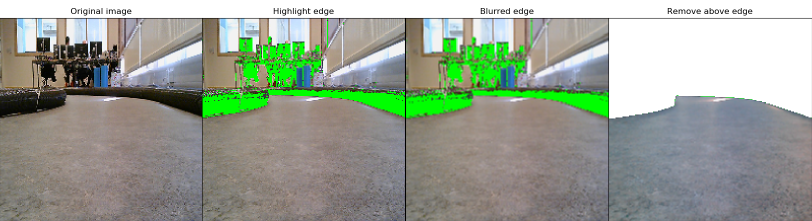
#> input picture preprocessing/Processing process.png, 1623 x 442 px, given as the content of the folder input/, which was not available (shown at 1/2 size)
$ python aug.py
#> lines starting #> are read from the running program, lines starting #| are printed output that depends on the picture; pictures that were not available may be replaced by others from this repository, and a replacement may not be noted
### preprocessing/pro.py
import cv2
import matplotlib.pyplot as plt
import numpy as np

def plot_image(image, name="", plt_show=True):
	'''
	Plots one image
	:param image: the image to plot
	:param img_shape: the shape of the image
	:param plt_show: debug parameter, if false it wont plot the image
	:param number of color channels, 1 for greyscale and 3 for color
	:param name: title of image default: ""
	'''

	img_shape = np.asarray(image).shape

	fig = plt.figure()
	fig.canvas.set_window_title(name)
	plt.title(name)
	if len(img_shape) == 4:
		cpy = image.reshape((img_shape[0], img_shape[1], 4))
		cv2.imwrite("output/cpy.png", cpy)
		cpy = cv2.imread("output/cpy.png")
		cpy = cv2.cvtColor(cpy, cv2.COLOR_BGR2RGB)
		plt.imshow(cpy, interpolation='nearest')
	elif len(img_shape) == 3:
		cpy = image.reshape((img_shape[0], img_shape[1], 3))
		cpy = cv2.cvtColor(cpy, cv2.COLOR_BGR2RGB)
		cv2.imwrite("output/cpy.png", cpy)
		cpy = cv2.imread("output/cpy.png")
		plt.imshow(cpy, interpolation='nearest')
	else:
		cv2.imwrite("output/cpy.png", image)
		cpy = cv2.imread("output/cpy.png")
		plt.imshow(cpy, interpolation='nearest', cmap='gray')

	if plt_show == True:
		plt.show()

# [185 lines left out: functions canny_fill, rm_green, rm_line, process, plot_process, not called in this run]

def plot_one(img, name):
	# plotting
	plot_image(img, name=name)

# [17 lines left out: functions get_images, main, not called in this run]
		# plot_image(imgs[-1])


# [2 lines that do not run on import are left out]

### preprocessing/aug.py
import cv2
import numpy as np
import random as rand
import os
import random
import math
from pro import plot_image

def _read_image(path, img_size):
	"""
	reads an image from file
	:param img_size: the size to have the image.
	:return: image as nparray with new dimensions
	"""
	img = cv2.imread(path, 3)
	img = cv2.resize(img, (img_size, img_size))
	return img


def _plot_image(img, title="Test"):
	"""
	Plots an image to a matplotlib window
	:param img: the image to plot
	:param channels: how many channels the image has
	:param title: the title of the image when plotted
	"""
	plot_image(img, name=title)


def _get_unique_list(return_amount, size_of_list):
	"""
	Creates a unique list in an array.

	example:
	get_unique_list(2, 5) = [array([0, 0, 0, 0, 1]), array([0, 0, 0, 1, 0])]
	get_unique_list(5, 2) = [array([0, 1]), array([1, 0]), array([1, 1]), array([1, 2]), array([2, 1])]

	:param return_amount: the number of arrays to return
	:param size_of_list: the amount of values within the array to return
	:return: returns a list that can be used as parameters for a function
	"""

	if return_amount <= 0:
		exit("return_amount cannot be negative or zero")
	size = []

	# creates an array of 0 to 10, used for the binary counter
	for j in range(10):
		size.append(j)

	import itertools
	indices = []
	# creates a binary like counter but for the 10 digit system, list of (16, 4)
	for j in itertools.product([0, 1], repeat=size_of_list):
		indices.append(j)

	# makes the list larger by adding a changed version of the indices list to itself.
	# this is done by making a copy of the indices to which you add the highest
	# number from the original list, in this case that's the last number added to the indices,
	# to all the values in the copy. Then you append that to the original indices.
	while np.asarray(indices).shape[0] < return_amount:
		cpy = np.copy(indices)

		last = indices[cpy.shape[0] - 1]
		last = np.asarray(last)
		last = last.max()

		cpy = cpy + last
		first_run = True
		for c in cpy:
			if first_run == True:
				first_run = False
			else:
				indices.append(c)

	# moves the data from the indices to the cpy object in order to make the
	# function return indices which is easier to read at a glance
	cpy = np.copy(indices)
	indices = []

	# make the size of the indices array exactly the same as return_amount.
	# this is to make sure the list is not too long
	i = 0
	for f in cpy:
		if i != 0:
			indices.append(f)
		i += 1
		if i == return_amount+1:
			return indices
	return  indices


# [71 lines left out: functions _blend_transparent, _add_edge, not called in this run]


def resize(img, shape):
	"""
	resizes an image to the shape given. Ignores color channels. (50, 50) works for resizing both a color image and
	greyscale image to 50 by 50 and keeps the original color channels
	:param img: the image to resize
	:param shape: the new shape as a tuple
	:return: the resized image
	"""
	cpy = np.copy(img)
	cpy = cv2.resize(cpy, shape)
	return cpy


def crop(img, left, right, top, bottom, new_shape=[False]):
	"""
	crops the images sides and reshapes the
	:param img: the image to crop
	:param left: how many pixels to crop off the left
	:param right: how many pixels to crop off the right
	:param top: how many pixels to crop off the top
	:param bottom: how many pixels to crop off the bottom
	:param new_shape: the new shape of the image, without this the original shape will be retained
	:return: the modified image
	"""
	# copies the image
	cpy = np.copy(img)

	# checks if the it should use the original shape or a new shape
	if new_shape==[False]:
		new_row = cpy.shape[0]
		new_col = cpy.shape[1]
	else:
		new_row = new_shape[0]
		new_col = new_shape[1]

	# gets the rows and cols to use for cropping
	rows = cpy.shape[1]
	cols = cpy.shape[0]

	# crops the image
	cropped = cpy[right:rows-left, top:cols-bottom]

	# resizes the image
	cpy = resize(cropped, (new_row, new_col))

	return cpy


def rotate(img, degree):
	"""
	rotates the image by x degrees
	:param img: the image to rotate
	:param degree: amount of degrees to rotate
	:return: the modified image
	"""
	# copies the image
	cpy = np.copy(img)

	# saves the rows and cols
	rows = cpy.shape[1]
	cols = cpy.shape[0]

	# generates a rotation matrix
	rotation = cv2.getRotationMatrix2D((cols/2,rows/2), degree, 1)

	# rotate the image
	cpy = cv2.warpAffine(cpy, rotation, (cols, rows))

	return cpy


def add_salt_and_pepper_noise(img, _range):
	"""
	adds salt and pepper noise to the image. This is not true to a normal salt and pepper as it adds noise
	in a range from 0 to 255 rather then either 0 or 255
	:param img: the image to add noise to
	:param _range: how often to add noise. Lower means more noise. 0 means every pixel becomes noise and
					100 means every 100th pixel becomes noise
	:return: returns the augmented image
	"""

	# creates a copy of the image
	cpy = np.copy(img)

	# saves the shape in cols and rows
	cols=cpy.shape[0]
	rows = cpy.shape[1]

	# initiates iteration variables
	i = 0
	j = 0

	# iterates through all the pixels in the image and changes its value if a random check gets met
	while i < rows:
		while j < cols:
			if rand.randrange(0, _range) == 0:
				cpy[i][j] = rand.randrange(0,255)
			j = j + 1
		j=0
		i = i + 1

	return cpy


def add_tutti_frutty_noise(img, _range):
	"""
	Adds a similar noise to the salt and pepper noise however rather than being greyscale it is in color.
	:param img: the image to add noise to
	:param _range: how often to add noise. Lower means more noise. 0 means every pixel becomes noise and
					100 means every 100th pixel becomes noise
	:return: the augmented image
	"""

	# creates a copy of the image
	cpy = np.copy(img)

	# saves the shape in cols and rows
	w = cpy.shape[1]
	h = cpy.shape[0]

	# initiates iteration variables
	i = 0
	j = 0

	# iterates through all the pixels in the image and changes its value if a random check gets met
	while i < w:
		while j < h:
			if rand.randrange(0, _range) == 0:
				cpy[i][j][rand.randrange(0,2)] = rand.randrange(0,255)
			j = j + 1
		j=0
		i = i + 1

	return cpy


def sharpen(img, hardness=1.):
	"""
	shapens the image
	:param img: the image to sharpen
	:param hardness: how much the image is sharpened
	:return: returns the shaprened image
	"""

	#creates a copy of the image
	cpy = np.copy(img)

	# creates the shapening kernel
	side = hardness
	centre = (side * 4) + 1
	corner = 0

	kernel = np.array([
		[corner, -side, corner],
		[-side, centre,  -side],
		[corner, -side, corner]])


	# applies the kernel to the image
	cpy = cv2.filter2D(cpy, -1, kernel)

	return cpy


def blur(img, blur_rate=5.0):
	"""
	adds a gaussian blur to the image
	:param img: the image to blur
	:return: the blurred image
	"""
	# Copies the image
	cpy = np.copy(img)


	kernel = np.ones((blur_rate, blur_rate), np.float32) / (blur_rate * blur_rate)

	# applies the kernel
	cpy = cv2.filter2D(cpy, -1, kernel)

	return cpy


def brighten_darken(img, mult):
	"""
	Brightens or darkens the image based on the multiplier
	:param img: the image to augment
	:param mult: abve 1 to brighten, below 1 to darken
	:return: returns the augmented image
	"""
	# copies the image
	cpy = np.copy(img)

	# creates the kernel
	kernel = np.array([mult])

	# applies the kernel to the image
	cpy = cv2.filter2D(cpy, -1, kernel)

	return cpy


def affine_transform(img, original_points=np.float32([[0, 0], [0, 500], [500, 500]]), new_points=np.float32([[0, 0], [0, 500], [500, 501]])):
	"""
	Does the a affine transform on the input image. This means parallel lines stay parallel
	:param img: image to transform
	:param original_points: a set of 3 points to be used as reference
	:param new_points: a set of tree new points that the original points gets moved to
	:return: transformed image
	"""
	# creates the rotation matrix
	rotation = cv2.getAffineTransform(original_points, new_points)

	# applies the rotation matrix and transforms the image
	# the rows and cols must be used as shape = (x, x, x) for color images and func is expecting (x, x)
	rows = img.shape[1]
	cols = img.shape[0]
	dst = cv2.warpAffine(img,rotation,(cols,rows))

	return dst


def perspective_transform(img, original_points=np.float32([[0, 0], [0, 500], [500, 0], [500, 500]]), new_points=np.float32([[0, 0], [0, 500], [500, 0], [500, 501]])):
	"""
	Does a perspective transformation on the input image
	:param img: the image to get transformed
	:param original_points: a set of 4 points to be used as a baseline for the transformation
	:param new_points: a set of 4 new points that signifies how much to move the original_points.
	:return: a transformed image
	"""

	# creates the rotation matrix
	rotation = cv2.getPerspectiveTransform(original_points,new_points)

	# applies the rotation matrix and transforms the image
	# the rows and cols must be used as shape = (x, x, x) for color images and func is expecting (x, x)
	rows = img.shape[1]
	cols = img.shape[0]
	dst = cv2.warpPerspective(img, rotation, (cols, rows))
	return dst


def crop_many(img, return_amount):
	"""
	Crops the image many times using different crop variables each time.
	Returned image will be resized to be same size as original
	:param img: the image to change
	:param return_amount: the amount of images to return
	:return: returns an array of images that have been cropped and resized back to original size
	"""
	indices = _get_unique_list(return_amount, 4)
	images = []

	for i in indices:
		images.append(crop(img, i[0], i[1], i[2], i[3]))

	return images


def rotate_many(img, return_amount):
	"""
	Rotates the image many times using different rotation variables each time.
	Returned image will be same size as original
	:param img: the image to change
	:param return_amount: the amount of images to return
	:return: returns an array of images that have been rotated
	"""

	images = []
	unique = _get_unique_list(return_amount + 2, 1)

	# adds clockwise and counter clockwise rotated images to images array
	i = 0
	for i in range(0, int((return_amount / 2) + 1)):
		images.append(rotate(img, unique[i] / 10))
		images.append(rotate(img, -unique[i] / 10))

	# if the return_amount is an odd number, the last image must be added manually
	i = 0
	while np.asarray(images).shape[0] < return_amount:
		images.append(rotate(img, unique[i+1] / 10))

	cpy = np.copy(images)
	images = []
	for i in range(0, return_amount):
		images.append(cpy[i])


	images = np.asarray(images)
	return images


def affine_many(img, return_amount):
	"""
	Affine transforming the image many times using different transformation variables each time.
	Returned image will be same size as original
	:param img: the image to change
	:param return_amount: the amount of images to return
	:return: returns an array of images that have been transformed
	"""

	# gets the list of numbers to use as rotational values for hte affine transformation.
	# converts into float32 and (3, 2) shape to get the minimum 3 points needed for affine transformations.
	indices = _get_unique_list(return_amount, 6)
	indices = np.asarray(indices, np.float32)
	indices = indices.reshape(-1, 3, 2)

	# does the affine transform and adds it to array.
	images = []
	for i in indices:
		# The original 3 points are created, the indices are then added to this point, to make the transformation
		# very small. A mix of large and small numbers are good for org_point as that makes for less drastic change
		# per increased number per point.
		org_points = np.float32([[0, 0], [0, 500], [500, 500]])
		new_points = org_points + i

		affine = affine_transform(img, original_points=org_points, new_points=new_points)
		images.append(affine)

	return images


def perspective_many(img, return_amount):
	"""
	Perspective transforming the image many times using different transformation variables each time.
	Returned image will be same size as original
	:param img: the image to change
	:param return_amount: the amount of images to return
	:return: returns an array of images that have been transformed
	"""

	# gets the list of numbers to use as rotational values for hte affine transformation.
	# converts into float32 and (3, 2) shape to get the minimum 3 points needed for affine transformations.
	indices = _get_unique_list(return_amount, 8)
	indices = np.asarray(indices, np.float32)
	indices = indices.reshape(-1, 4, 2)

	# does the affine transform and adds it to array.
	images = []
	for i in indices:
		# The original 3 points are created, the indicies are then added to this point, to make the transformation
		# very small. A mix of large and small numbers are good for org_point as that makes for less drastic change
		# per increased number per point.
		org_points = np.float32([[0, 0], [0, 500], [500, 0], [500, 500]])
		new_points = org_points + i

		affine = perspective_transform(img, original_points=org_points, new_points=new_points)
		images.append(affine)

	return images


def brighten_darken_many(img, return_amount):
	"""
	Brighten or darken the image many times using different function variables each time.
	Returned image will be same size as original
	:param img: the image to change
	:param return_amount: the amount of images to return
	:return: returns an array of images that have been brightened or darkened
	"""
	numbers = []
	for i in range(1, int((return_amount / 2) + 2)):
		numbers.append(((i * 3) / 1000) + 1)
		numbers.append(1 - ((i * 3) / 1000))

	images = []
	for i in range(0, return_amount):
		images.append(brighten_darken(img, numbers[i]))

	return images


def blur_many(img, return_amount):
	"""
	Blur the image many times using different blur variables each time.
	Returned image will be same size as original
	:param img: the image to change
	:param return_amount: the amount of images to return
	:return: returns an array of images that have been blurred
	"""
	images = []
	for i in range(2, return_amount+2):
		images.append(blur(img, i))

	return images


def sharpen_many(img, return_amount):
	"""
	Sharpen the image many times using different sharpen variables each time.
	Returned image will be same size as original
	:param img: the image to change
	:param return_amount: the amount of images to return
	:return: returns an array of images that have been sharpened
	"""
	images = []
	for i in range(1, return_amount+1):
		images.append(sharpen(img, 0 + (i/10)))

	return images


def add_salt_and_pepper_noise_many(img, return_amount):
	"""
	add salt and pepper to the image many times using different function variables each time.
	Returned image will be same size as original
	:param img: the image to change
	:param return_amount: the amount of images to return
	:return: returns an array of images that have been added salt and pepper to
	"""
	images = []
	for i in range(0, return_amount):
		images.append(add_salt_and_pepper_noise(img, 1000-i))
	return images


def add_tutti_frutty_noise_many(img, return_amount):
	"""
	adds tutto frutty noise to the image many times using different function variables each time.
	Returned image will be same size as original
	:param img: the image to change
	:param return_amount: the amount of images to return
	:return: returns an array of images that have been changed
	"""
	images = []
	for i in range(0, return_amount):
		images.append(add_tutti_frutty_noise(img, 1000-i))
	return images


# [278 lines left out: functions two_to_four_points, get_nine_segments_from_one_image, get_two_sets_of_4x2_coordinates, perspective_transform_with_edge, stitch, stitch_nine_images, not called in this run]


def augment_many(original_image, return_amount, output_path, name):
	"""
	Augments an input image into return_amount number of images.
	:param original_image: the image to augment
	:param return_amount: the amount of images to return (this can be inaccurate up to 9 images due to rounding)
	:param output_path: the path to put the images in
	:param name: the output name of the images. Must not contain file extension
	:return:
	"""
	images = []
	names = []

	_return_amount = math.ceil(return_amount / 9)

	images.append(affine_many(np.copy(original_image), _return_amount)) #
	names.append("Affine transform")

	images.append(blur_many(np.copy(original_image), _return_amount))
	names.append("Blurring")

	images.append(brighten_darken_many(np.copy(original_image), _return_amount))
	names.append("Brighten-darken")

	images.append(crop_many(np.copy(original_image), _return_amount)) #
	names.append("Cropping")

	images.append(perspective_many(np.copy(original_image), _return_amount)) #
	names.append("Perspective transform")

	images.append(rotate_many(np.copy(original_image), _return_amount)) #
	names.append("Rotation")

	images.append(add_salt_and_pepper_noise_many(np.copy(original_image), _return_amount))
	names.append("Salt & Pepper")

	images.append(sharpen_many(np.copy(original_image), _return_amount))
	names.append("Sharpen")

	images.append(add_tutti_frutty_noise_many(np.copy(original_image), _return_amount))
	names.append("Tutty Frutty")

	return images, names


def main():
	"""
	This is a function used for testing the functionality of the augmentations
	"""
	_input = "input/"
	output = "output/augmented/"

	img_name = os.listdir(_input)
	img_name = img_name[0]

	img = _read_image("{}{}".format(_input, img_name), 300)
#> in _read_image, img is the input picture: shape (442, 1623, 3); mean B, G, R 147.3, 160.7, 152.3
#> in _read_image, `img = cv2.resize(img, (img_size, img_size))`:
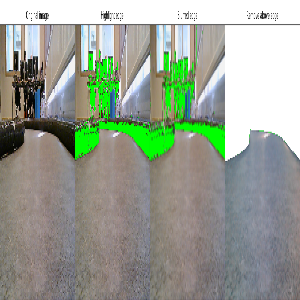
#> img: shape (300, 300, 3); mean B, G, R 147.7, 161.1, 152.8
	img = cv2.resize(img, (300, 300))

	copy = np.copy(img)

	if os.path.exists(output):
		import shutil
		shutil.rmtree(output)

	if not os.path.exists(output):
		os.makedirs(output)

	# sets the amount of images returned. Must be dividable by 9 as each cycle returns 9 images.
	nine_dividable_return_amount = 9
	assert nine_dividable_return_amount % 9 == 0

	copy, names = augment_many(copy, nine_dividable_return_amount, output, "kw_74")
#> after the loop in affine_many, `for i in indices:`: images = 1 item
#> the loop in blur_many, `for i in range(2, return_amount+2):` made 1 pass
#> pass 1, in blur, `cpy = cv2.filter2D(cpy, -1, kernel)`:
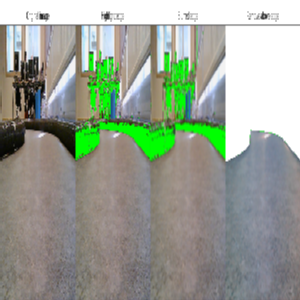
#> cpy: shape (300, 300, 3); mean of channels 0, 1, 2 147.8, 161.2, 152.9; drawn as B, G, R
#> the loop in crop_many, `for i in indices:` made 1 pass
#> pass 1, in crop, `cropped = cpy[right:rows-left, top:cols-bottom]`:
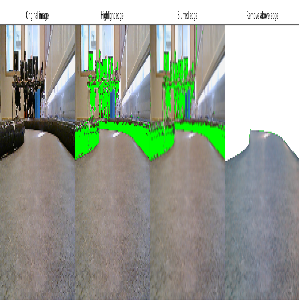
#> cropped: shape (300, 299, 3); mean of channels 0, 1, 2 147.6, 161, 152.6; drawn as B, G, R
#> pass 1, in resize, `cpy = cv2.resize(cpy, shape)`:
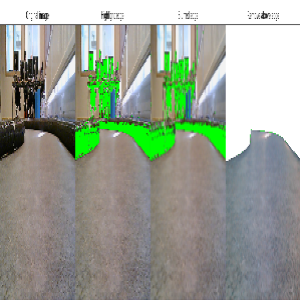
#> cpy: shape (300, 300, 3); mean of channels 0, 1, 2 147.6, 161, 152.6; drawn as B, G, R
#> the loop in perspective_many, `for i in indices:` made 1 pass
#> pass 1, in perspective_transform, `dst = cv2.warpPerspective(img, rotation, (cols, rows))`:
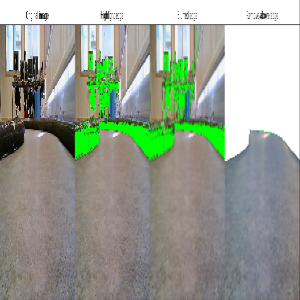
#> dst: shape (300, 300, 3); mean of channels 0, 1, 2 147.6, 161, 152.7; drawn as B, G, R
#> the loop in rotate_many, `for i in range(0, int((return_amount / 2) + 1)):` made 1 pass
#> after the loop in rotate_many, `for i in range(0, int((return_amount / 2) + 1)):`: images = 2 items
#> after the loop in rotate_many, `for i in range(0, return_amount):`: images = 1 item
#> copy = 9 items; names = ['Affine transform', 'Blurring', 'Brighten-darken', 'Cropping', 'Perspective transform', 'Rotation', 'Salt & Pepper', 'Sharpen', 'Tutty Frutty']

	# plot_image(img)
	for cpy in range(len(copy)):
		for c in range(len(copy[cpy])):
			_plot_image(copy[cpy][c], title="{}{}".format(names[cpy], c))
			name = "{}{}{}.png".format(output, names[cpy], c)
#> name = 'output/augmented/Affine transform0.png'
			cv2.imwrite(name, copy[cpy][c])


if __name__ == "__main__":
	# stuff only to run when not called via 'import' here
	main()
